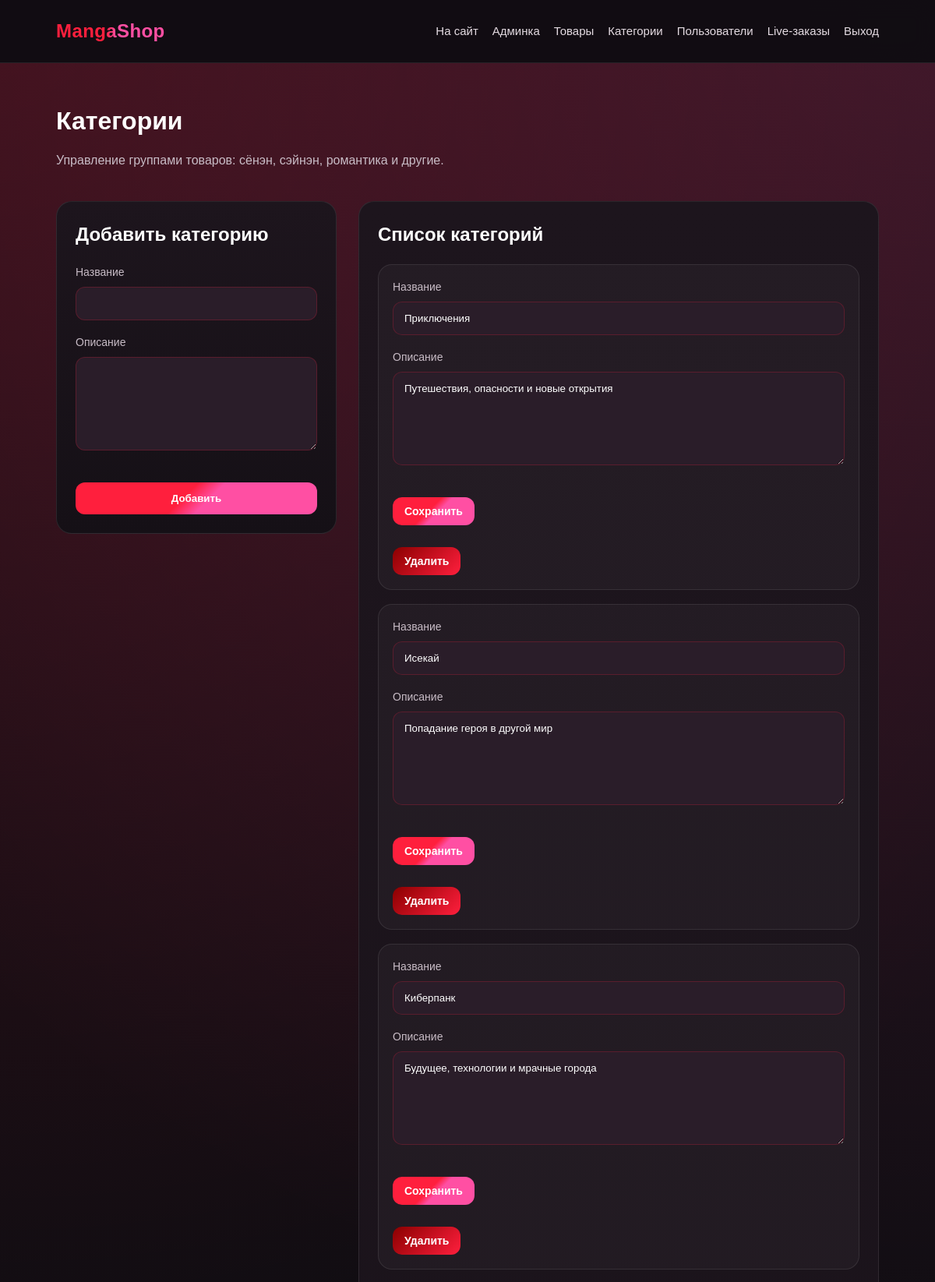
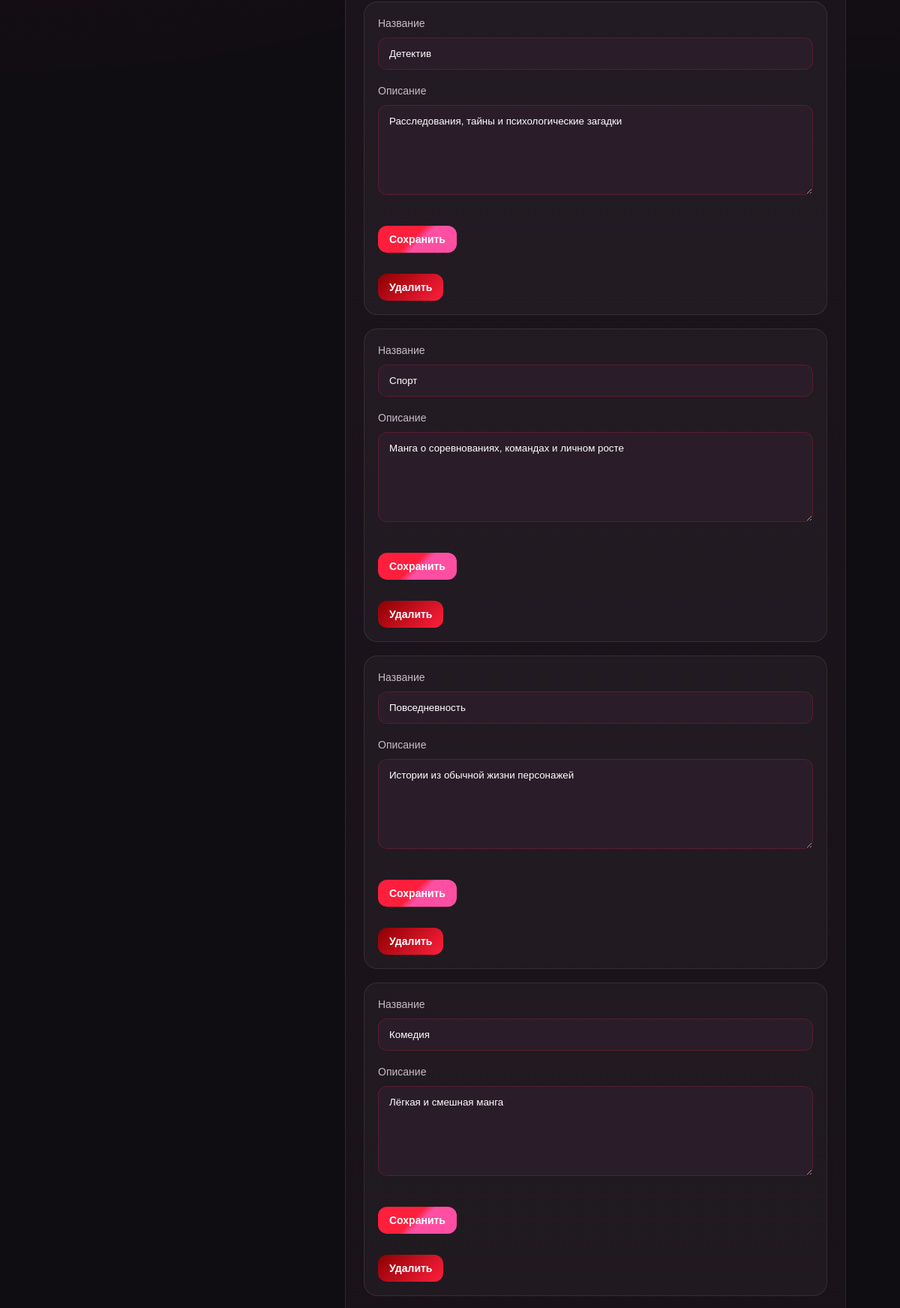
Screenshot of /admin/categories.php (signed in, upper part) with the database file from the repository (2 pictures, top to bottom).
### tables this page shows
CREATE TABLE `categories` (
  `id` int(11) NOT NULL,
  `title` varchar(150) NOT NULL,
  `description` text
);

### includes/auth.php (called while the page is built, shortened)
<?php
function e($value)
{
    return htmlspecialchars($value, ENT_QUOTES, 'UTF-8');
}

### admin/categories.php (the view, shortened to what this page needs)
<?php
require_once __DIR__ . '/../includes/db.php';
require_once __DIR__ . '/../includes/auth.php';
$categories = $pdo->query("
    SELECT *
    FROM categories
    ORDER BY id DESC
")->fetchAll();
?>
<?php require_once __DIR__ . '/../includes/header.php'; ?>
<main class="container">
    <div class="page-title">
        <div>
            <h1>Категории</h1>
            <p class="page-subtitle">Управление группами товаров: сёнэн, сэйнэн, романтика и другие.</p>
        </div>
    </div>
    <div class="admin-layout">
        <section class="admin-box">
            <h2>Добавить категорию</h2>
            <form method="post">
                <div class="form-group">
                    <label>Название</label>
                    <input class="form-control" type="text" name="title">
                </div>
                <div class="form-group">
                    <label>Описание</label>
                    <textarea class="form-control" name="description"></textarea>
                </div>
                <button class="btn full-btn" type="submit">Добавить</button>
            </form>
        </section>
        <section class="admin-box">
            <h2>Список категорий</h2>
            <?php if (count($categories) > 0): ?>
                <div class="admin-list">
                    <?php foreach ($categories as $category): ?>
                        <div class="admin-list-item">
                            <form method="post">
                                <div class="form-group">
                                    <label>Название</label>
                                    <input class="form-control" type="text" name="title" value="<?php echo e($category['title']); ?>">
                                </div>
                                <div class="form-group">
                                    <label>Описание</label>
                                    <textarea class="form-control" name="description"><?php echo e($category['description']); ?></textarea>
                                </div>
                                <div class="actions">
                                    <button class="btn small" type="submit">Сохранить</button>
                                </div>
                            </form>
                            <form method="post" onsubmit="return confirm('Удалить категорию? Все товары этой категории тоже удалятся.');">
                                <button class="btn small btn-danger" type="submit">Удалить</button>
                            </form>
                        </div>
                    <?php endforeach; ?>
                </div>
            <?php else: ?>
                <div class="empty">Категорий пока нет.</div>
            <?php endif; ?>
        </section>
    </div>
</main>
<?php require_once __DIR__ . '/../includes/footer.php'; ?>

### assets/css/style.css (style rules this page uses)
:root { --bg: #100d12; --bg-soft: #18111a; --card: #1d151d; --card-light: #2a1d29; --red: #ff1f3d; --red-dark: #b00020; --pink: #ff4fa3; --pink-dark: #c2185b; --text: #ffffff; --muted: #c8bcc6; --border: rgba(255, 255, 255, 0.09); --shadow: rgba(0, 0, 0, 0.38); }
* { box-sizing: border-box; }
html { min-height: 100%; scroll-behavior: smooth; }
body { margin: 0; display: grid; grid-template-rows: auto minmax(0, 1fr) auto; font-family: Arial, sans-serif; line-height: 1.5; background: radial-gradient(circle at top left, rgba(255, 31, 61, 0.18), transparent 28%), radial-gradient(circle at top right, rgba(255, 79, 163, 0.16), transparent 28%), radial-gradient(circle at bottom left, rgba(176, 0, 32, 0.18), transparent 30%), radial-gradient(circle at bottom right, rgba(194, 24, 91, 0.16), transparent 30%), var(--bg); color: var(--text); min-height: 100vh; min-height: 100dvh; }
main { min-width: 0; }
button, input, textarea, select { font-family: inherit; }
.container { padding: 50px 6%; }
.container h1, .container h2 { margin-top: 0; }
.btn { display: inline-block; margin-top: 16px; padding: 13px 22px; background: linear-gradient(135deg, var(--red) 0%, var(--red) 45%, var(--pink) 55%, var(--pink) 100%); border-radius: 12px; color: white; font-weight: 700; border: none; cursor: pointer; transition: 0.25s; text-align: center; }
.btn.small { padding: 10px 15px; font-size: 14px; }
.full-btn { width: 100%; }
.form-group { margin-bottom: 18px; }
.form-group label { display: block; margin-bottom: 8px; color: var(--muted); font-size: 14px; }
.form-control { width: 100%; padding: 13px 14px; border-radius: 12px; border: 1px solid rgba(255, 31, 61, 0.22); background: var(--card-light); color: var(--text); outline: none; transition: 0.2s; }
textarea.form-control { min-height: 120px; resize: vertical; }
.actions { display: flex; gap: 10px; flex-wrap: wrap; }
.page-title { display: flex; justify-content: space-between; gap: 16px; align-items: center; margin-bottom: 24px; }
.page-title > div { min-width: 0; max-width: 100%; }
.page-subtitle { color: var(--muted); margin-top: -6px; line-height: 1.5; }
.btn-danger { background: linear-gradient(135deg, #8b0000, var(--red)); }
.admin-layout { display: grid; grid-template-columns: 360px 1fr; gap: 28px; align-items: start; }
.admin-box { background: linear-gradient(180deg, var(--card), #151016); border: 1px solid var(--border); border-radius: 20px; padding: 24px; }
.admin-box h2 { margin-top: 0; }
.admin-list { display: flex; flex-direction: column; gap: 18px; }
.admin-list-item { background: rgba(255, 255, 255, 0.03); border: 1px solid var(--border); border-radius: 18px; padding: 18px; }
.admin-list-item + .admin-list-item { margin-top: 0; }
.admin-list-item form + form { margin-top: 12px; }

### rows the page displays
categories: title "Приключения", description "Путешествия, опасности и новые открытия"
categories: title "Исекай", description "Попадание героя в другой мир"
categories: title "Киберпанк", description "Будущее, технологии и мрачные города"
categories: title "Детектив", description "Расследования, тайны и психологические загадки"
categories: title "Спорт", description "Манга о соревнованиях, командах и личном росте"
categories: title "Повседневность", description "Истории из обычной жизни персонажей"
categories: title "Комедия", description "Лёгкая и смешная манга"

### other values shown
$link['label'] "На сайт"
$link['label'] "Админка"
$link['label'] "Товары"
$link['label'] "Категории"
$link['label'] "Пользователи"
$link['label'] "Live-заказы"
$link['label'] "Выход"
